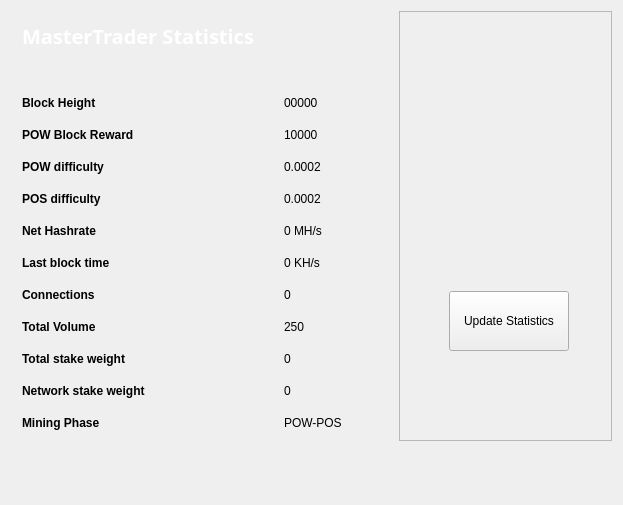
<?xml version="1.0" encoding="UTF-8"?>
<ui version="4.0">
 <class>StatisticsPage</class>
 <widget class="QWidget" name="StatisticsPage">
  <property name="windowModality">
   <enum>Qt::NonModal</enum>
  </property>
  <property name="geometry">
   <rect>
    <x>0</x>
    <y>0</y>
    <width>623</width>
    <height>505</height>
   </rect>
  </property>
  <property name="windowTitle">
   <string>Digging</string>
  </property>
  <layout class="QGridLayout" name="gridLayout">
   <property name="sizeConstraint">
    <enum>QLayout::SetMaximumSize</enum>
   </property>
   <item row="0" column="1">
    <widget class="QFrame" name="frame">
     <property name="minimumSize">
      <size>
       <width>213</width>
       <height>0</height>
      </size>
     </property>
     <property name="frameShape">
      <enum>QFrame::StyledPanel</enum>
     </property>
     <property name="frameShadow">
      <enum>QFrame::Raised</enum>
     </property>
     <widget class="QPushButton" name="startButton">
      <property name="geometry">
       <rect>
        <x>50</x>
        <y>280</y>
        <width>120</width>
        <height>60</height>
       </rect>
      </property>
      <property name="sizePolicy">
       <sizepolicy hsizetype="Fixed" vsizetype="Fixed">
        <horstretch>0</horstretch>
        <verstretch>0</verstretch>
       </sizepolicy>
      </property>
      <property name="minimumSize">
       <size>
        <width>120</width>
        <height>60</height>
       </size>
      </property>
      <property name="autoFillBackground">
       <bool>false</bool>
      </property>
      <property name="styleSheet">
       <string notr="true"/>
      </property>
      <property name="text">
       <string>Update Statistics</string>
      </property>
     </widget>
     <widget class="QLabel" name="label">
      <property name="geometry">
       <rect>
        <x>10</x>
        <y>10</y>
        <width>191</width>
        <height>191</height>
       </rect>
      </property>
      <property name="text">
       <string/>
      </property>
      <property name="pixmap">
       <pixmap resource="../bitcoin.qrc">:/icons/coinbg</pixmap>
      </property>
      <property name="scaledContents">
       <bool>true</bool>
      </property>
     </widget>
    </widget>
   </item>
   <item row="0" column="0">
    <widget class="QFrame" name="stats_gridFrame_2">
     <layout class="QGridLayout" name="stats_gridLayout_4">
      <item row="3" column="0">
       <layout class="QFormLayout" name="stats_formLayout_2">
        <property name="fieldGrowthPolicy">
         <enum>QFormLayout::FieldsStayAtSizeHint</enum>
        </property>
        <property name="horizontalSpacing">
         <number>139</number>
        </property>
        <property name="verticalSpacing">
         <number>18</number>
        </property>
        <property name="rightMargin">
         <number>0</number>
        </property>
        <item row="1" column="0">
         <widget class="QLabel" name="label_14">
          <property name="text">
           <string>&lt;html&gt;&lt;head/&gt;&lt;body&gt;&lt;p&gt;&lt;span style=&quot; font-weight:600;&quot;&gt;Block Height&lt;/span&gt;&lt;/p&gt;&lt;/body&gt;&lt;/html&gt;</string>
          </property>
         </widget>
        </item>
        <item row="1" column="1">
         <widget class="QLabel" name="heightBox">
          <property name="text">
           <string>00000</string>
          </property>
         </widget>
        </item>
        <item row="2" column="0">
         <widget class="QLabel" name="label_12">
          <property name="text">
           <string>&lt;html&gt;&lt;head/&gt;&lt;body&gt;&lt;p&gt;&lt;span style=&quot; font-weight:600;&quot;color:#ffffff;&quot;&gt;POW Block Reward&lt;/span&gt;&lt;/p&gt;&lt;/body&gt;&lt;/html&gt;</string>
          </property>
         </widget>
        </item>
        <item row="2" column="1">
         <widget class="QLabel" name="rewardBox">
          <property name="text">
           <string>10000</string>
          </property>
         </widget>
        </item>
        <item row="3" column="0">
         <widget class="QLabel" name="label_13">
          <property name="text">
           <string>&lt;html&gt;&lt;head/&gt;&lt;body&gt;&lt;p&gt;&lt;span style=&quot; font-weight:600;&quot;&gt;POW difficulty&lt;/span&gt;&lt;/p&gt;&lt;/body&gt;&lt;/html&gt;</string>
          </property>
         </widget>
        </item>
        <item row="3" column="1">
         <widget class="QLabel" name="diffBox">
          <property name="text">
           <string>0.0002</string>
          </property>
         </widget>
        </item>
        <item row="4" column="0">
         <widget class="QLabel" name="label_9">
          <property name="text">
           <string>&lt;html&gt;&lt;head/&gt;&lt;body&gt;&lt;p&gt;&lt;span style=&quot; font-weight:600;&quot;&gt;POS difficulty&lt;/span&gt;&lt;/p&gt;&lt;/body&gt;&lt;/html&gt;</string>
          </property>
         </widget>
        </item>
        <item row="4" column="1">
         <widget class="QLabel" name="diffBox2">
          <property name="text">
           <string>0.0002</string>
          </property>
         </widget>
        </item>
        <item row="5" column="1">
         <widget class="QLabel" name="pawrateBox">
          <property name="text">
           <string>0 MH/s</string>
          </property>
         </widget>
        </item>
        <item row="6" column="0">
         <widget class="QLabel" name="label3_2">
          <property name="sizePolicy">
           <sizepolicy hsizetype="Preferred" vsizetype="Maximum">
            <horstretch>0</horstretch>
            <verstretch>0</verstretch>
           </sizepolicy>
          </property>
          <property name="text">
           <string>&lt;html&gt;&lt;head/&gt;&lt;body&gt;&lt;p&gt;&lt;span style=&quot; font-weight:600;&quot;&gt;Last block time&lt;/span&gt;&lt;/p&gt;&lt;/body&gt;&lt;/html&gt;</string>
          </property>
         </widget>
        </item>
        <item row="6" column="1">
         <widget class="QLabel" name="localBox">
          <property name="text">
           <string>0 KH/s</string>
          </property>
         </widget>
        </item>
        <item row="7" column="0">
         <widget class="QLabel" name="label1_2">
          <property name="text">
           <string>&lt;html&gt;&lt;head/&gt;&lt;body&gt;&lt;p&gt;&lt;span style=&quot; font-weight:600;&quot;&gt;Connections&lt;/span&gt;&lt;/p&gt;&lt;/body&gt;&lt;/html&gt;</string>
          </property>
         </widget>
        </item>
        <item row="7" column="1">
         <widget class="QLabel" name="connectionBox">
          <property name="text">
           <string>0</string>
          </property>
         </widget>
        </item>
        <item row="8" column="0">
         <widget class="QLabel" name="label_8">
          <property name="text">
           <string>&lt;html&gt;&lt;head/&gt;&lt;body&gt;&lt;p&gt;&lt;span style=&quot; font-weight:600;&quot;&gt;Total Volume&lt;/span&gt;&lt;/p&gt;&lt;/body&gt;&lt;/html&gt;</string>
          </property>
         </widget>
        </item>
        <item row="8" column="1">
         <widget class="QLabel" name="volumeBox">
          <property name="text">
           <string>250</string>
          </property>
         </widget>
        </item>
        <item row="9" column="0">
         <widget class="QLabel" name="label_10">
          <property name="text">
           <string>&lt;html&gt;&lt;head/&gt;&lt;body&gt;&lt;p&gt;&lt;span style=&quot; font-weight:600;&quot;&gt;Total stake weight&lt;/span&gt;&lt;/p&gt;&lt;/body&gt;&lt;/html&gt;</string>
          </property>
         </widget>
        </item>
        <item row="9" column="1">
         <widget class="QLabel" name="minBox">
          <property name="text">
           <string>0</string>
          </property>
         </widget>
        </item>
        <item row="10" column="0">
         <widget class="QLabel" name="label_11">
          <property name="text">
           <string>&lt;html&gt;&lt;head/&gt;&lt;body&gt;&lt;p&gt;&lt;span style=&quot; font-weight:600;&quot;&gt;Network stake weight&lt;/span&gt;&lt;/p&gt;&lt;/body&gt;&lt;/html&gt;</string>
          </property>
         </widget>
        </item>
        <item row="10" column="1">
         <widget class="QLabel" name="maxBox">
          <property name="text">
           <string>0</string>
          </property>
         </widget>
        </item>
        <item row="11" column="0">
         <widget class="QLabel" name="label_15">
          <property name="text">
           <string>&lt;html&gt;&lt;head/&gt;&lt;body&gt;&lt;p&gt;&lt;span style=&quot; font-weight:600;&quot;&gt;Mining Phase&lt;/span&gt;&lt;/p&gt;&lt;/body&gt;&lt;/html&gt;</string>
          </property>
         </widget>
        </item>
        <item row="11" column="1">
         <widget class="QLabel" name="cBox">
          <property name="text">
           <string>POW-POS</string>
          </property>
         </widget>
        </item>
        <item row="5" column="0">
         <widget class="QLabel" name="label_16">
          <property name="text">
           <string>&lt;html&gt;&lt;head/&gt;&lt;body&gt;&lt;p&gt;&lt;span style=&quot; font-weight:600;&quot;&gt;Net Hashrate&lt;/span&gt;&lt;/p&gt;&lt;/body&gt;&lt;/html&gt;</string>
          </property>
         </widget>
        </item>
       </layout>
      </item>
      <item row="1" column="0">
       <layout class="QHBoxLayout" name="horizontalLayout_4">
        <property name="spacing">
         <number>7</number>
        </property>
        <item>
         <widget class="QLabel" name="label_5">
          <property name="font">
           <font>
            <family>Open Sans,sans-serif</family>
           </font>
          </property>
          <property name="text">
           <string>&lt;html&gt;&lt;head/&gt;&lt;body&gt;&lt;p&gt;&lt;span style=&quot; font-size:20px; font-weight:600; color:#ffffff;&quot;&gt;MasterTrader Statistics&lt;/span&gt;&lt;/p&gt;&lt;/body&gt;&lt;/html&gt;</string>
          </property>
         </widget>
        </item>
        <item>
         <spacer name="horizontalSpacer_2">
          <property name="orientation">
           <enum>Qt::Horizontal</enum>
          </property>
          <property name="sizeHint" stdset="0">
           <size>
            <width>40</width>
            <height>20</height>
           </size>
          </property>
         </spacer>
        </item>
       </layout>
      </item>
      <item row="2" column="0">
       <spacer name="verticalSpacer_2">
        <property name="orientation">
         <enum>Qt::Vertical</enum>
        </property>
        <property name="sizeHint" stdset="0">
         <size>
          <width>20</width>
          <height>40</height>
         </size>
        </property>
       </spacer>
      </item>
     </layout>
    </widget>
   </item>
   <item row="1" column="0">
    <spacer name="verticalSpacer">
     <property name="orientation">
      <enum>Qt::Vertical</enum>
     </property>
     <property name="sizeHint" stdset="0">
      <size>
       <width>20</width>
       <height>40</height>
      </size>
     </property>
    </spacer>
   </item>
  </layout>
 </widget>
 <layoutdefault spacing="6" margin="11"/>
 <resources/>
 <connections/>
</ui>
